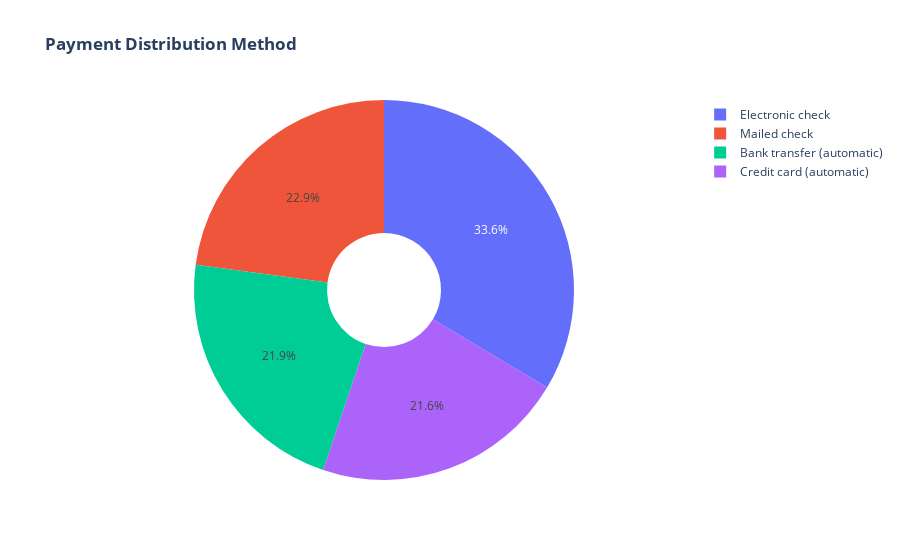

Source (notebook cell):
### Markdown cell above
Customers who were using monthly subscriptions were more likely to leave as compared to those who had either 1-year or 2-year contract. Mathematically, about 75% of customers who were on monthly subscription churned as compared to approximately 13% who were on 1-year contract and 0.03% on 2-year contract respectively.

### Code cell
labels = df['PaymentMethod'].unique()
values = df['PaymentMethod'].value_counts()

fig = go.Figure(data=[go.Pie(labels=labels, values = values, hole=.3)])
fig.update_layout(title_text = "<b>Payment Distribution Method</b>")
fig.show()

### Figure 1 — Plotly figure (JSON) as saved in the notebook; plotly's stock layout.template omitted (floating-point values rounded to 4 significant figures)
{"data": [{"hole": 0.3, "labels": ["Electronic check", "Mailed check", "Bank transfer (automatic)", "Credit card (automatic)"], "type": "pie", "values": [2365, 1612, 1544, 1522]}], "layout": {"title": {"text": "<b>Payment Distribution Method</b>"}}}
